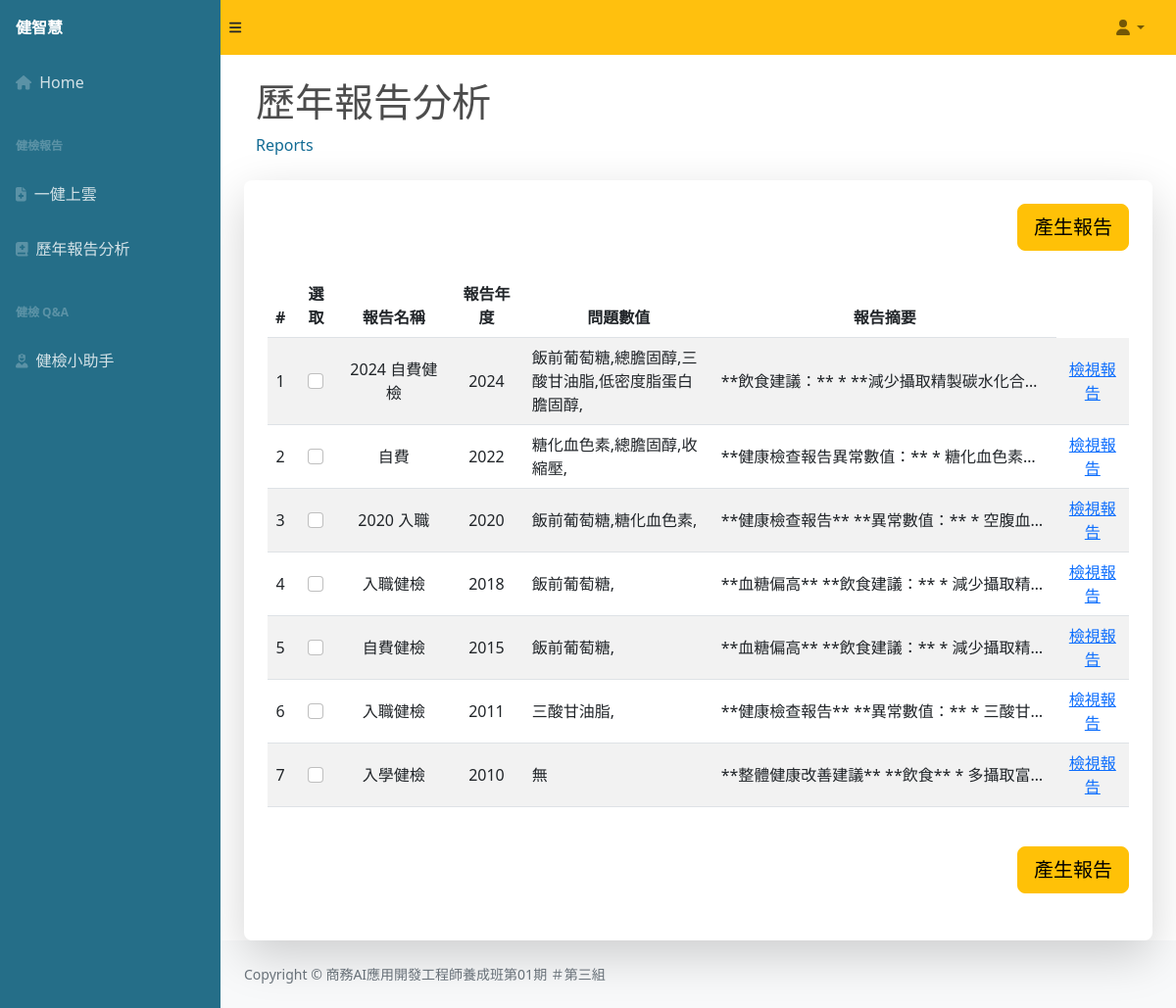
The page /reports/ on the database its author committed.
### content/models.py (models this page shows)
class Report(models.Model):
  report_name = models.CharField(max_length=50)
  report_year = models.CharField(max_length=5)
  diastolic_pressure = models.IntegerField()
  systolic_pressure  = models.IntegerField()
  pulse = models.IntegerField()
  glucose_ac = models.IntegerField()
  hba1c = models.FloatField()
  t_cho = models.IntegerField()
  tg = models.IntegerField()
  hdl_c = models.IntegerField()
  ldl_c = models.IntegerField()
  problems = models.TextField(max_length=200)
  abstract = models.TextField(max_length=1000)
  created_at = models.DateTimeField(auto_now_add=True)

### content/views.py (the view)
# urls.py: path('reports/', views.select, name='select'),
def select(request):
    reports = Report.objects.all().values().order_by('-report_year')
    template = loader.get_template('select.html')
    context = {
        'reports': reports
    }
    return HttpResponse(template.render(context, request))

### content/templates/select.html (shortened to what this page needs)
{% extends 'basic.html'%}
    {% block mymessage %}
        <div class="container-fluid">
            <h1 class="mt-4 text-black-70">歷年報告分析</h1>
            <ol class="breadcrumb mb-4">
                <li class="breadcrumb-item active">Reports</li>
            </ol>
        </div>
        <div class="container-fluid px-4 py-4 rounded-3 shadow-lg overflow-auto bg-white">
                <form action="selectreport/" method="post">
                    <button class="btn  btn-lg btn-warning float-end mb-4" type="submit" onclick="showLoading2()">產生報告</button>
                    <div style="max-height: 60vh; overflow-y: scroll; clear:both;">
                        <table class="table table-striped table-hover align-middle">
                            <thead>
                                <tr>
                                    <th class="text-center" scope="col">#</th>
                                    <th class="text-center" scope="col">選取</th>
                                    <th class="text-center" scope="col">報告名稱</th>
                                    <th class="text-center" scope="col">報告年度</th>
                                    <th class="text-center" scope="col">問題數值</th>
                                    <th class="text-center" scope="col">報告摘要</th>
                                </tr>
                            </thead>
                            <tbody>
                                {% for r in reports %}
                                <tr>
                                    <td class="text-center" style="max-width: 80px;">{{forloop.counter}}</td>
                                    <td class="text-center" style="max-width: 80px;"><input class="form-check-input" type="checkbox" id="report_{{r.id}}" name="report_{{r.id}}" /></td>
                                    <td class="text-center" style="max-width: 200px;">{{ r.report_name }}</td>
                                    <td class="text-center" style="max-width: 100px;">{{ r.report_year }}</td>
                                    <td class="text-left" style="max-width: 200px; min-width: 140px;">{% if r.problems %}{{ r.problems }} {% else %} 無 {% endif %}</td>
                                    <td class="text-truncate" style="max-width: 350px;">{{ r.abstract }}</td>
                                    <td class="text-center"><a href="one_report/{{r.id}}">檢視報告</a></td>
                                </tr>
                                {% endfor %}
                            </tbody>
                        </table>
                    </div>
                    <button class="btn  btn-lg btn-warning float-end my-4" type="submit" onclick="showLoading2()">產生報告</button>
                </form>
        </div>
    {% endblock %}

### rows shown on the page
Report: report_name "2024 自費健檢", report_year "2024", problems "飯前葡萄糖,總膽固醇,三酸甘油脂,低密度脂蛋白膽固醇,", abstract "**飲食建議：** * **減少攝取精製碳水化合…"
Report: report_name "自費", report_year "2022", problems "糖化血色素,總膽固醇,收縮壓,", abstract "**健康檢查報告異常數值：** * 糖化血色素…"
Report: report_name "2020 入職", report_year "2020", problems "飯前葡萄糖,糖化血色素,", abstract "**健康檢查報告** **異常數值：** * 空腹血…"
Report: report_name "入職健檢", report_year "2018", problems "飯前葡萄糖,", abstract "**血糖偏高** **飲食建議：** * 減少攝取精…"
Report: report_name "自費健檢", report_year "2015", problems "飯前葡萄糖,", abstract "**血糖偏高** **飲食建議：** * 減少攝取精…"
Report: report_name "入職健檢", report_year "2011", problems "三酸甘油脂,", abstract "**健康檢查報告** **異常數值：** * 三酸甘…"
Report: report_name "入學健檢", report_year "2010", problems "無", abstract "**整體健康改善建議** **飲食** * 多攝取富…"
